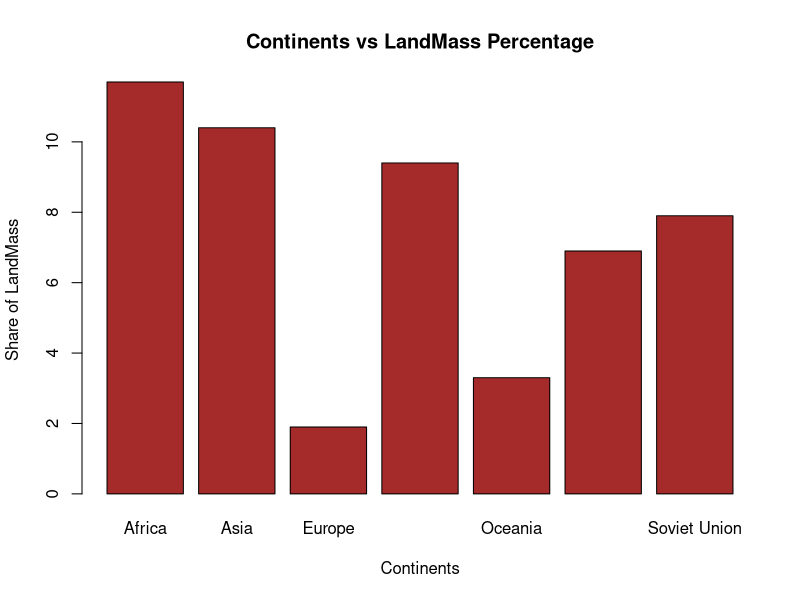

Generate this figure with R:
areas <- c(11.7,10.4,1.9,9.4,3.3,6.9,7.9)
continents <- c("Africa","Asia","Europe","North America","Oceania","South America","Soviet Union")
barplot(areas,names.arg = continents,xlab = "Continents",ylab = "Share of LandMass",col = "brown",main = "Continents vs LandMass Percentage")